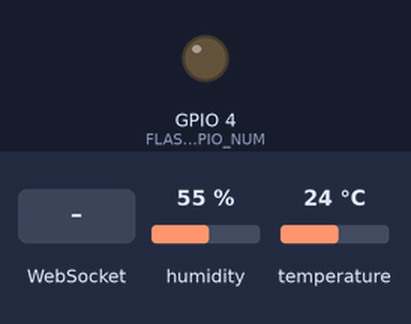
This sketch was run on a simulated ESP32. Shown: output pins drawn as LEDs (lit = HIGH). The inputs (shaded band) are chosen by the test bench; at power-on: humidity 55 %, temperature 24 °C. WiFi joins after 1.5 s; servers stay silent unless stated; the camera gives no picture; what the sketch prints to the serial monitor is not drawn.

Above: at 3.0 s.
3.1 s: WebSocket text "flash_on" received
At 3.5 s:
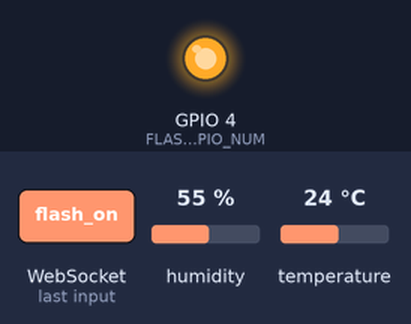
6.1 s: WebSocket text "flash_off" received
At 6.9 s:
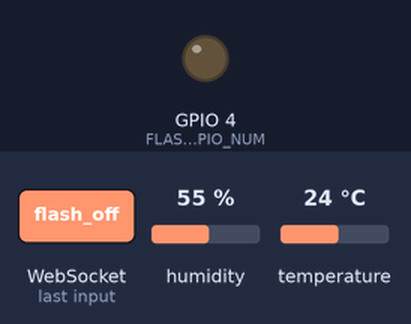
Timing chart, 0 to 9.1 s (numbered marks = the images above; inputs shaded):
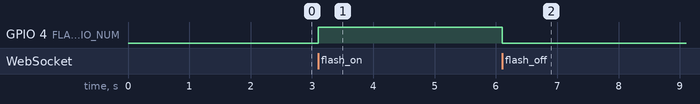

Measured:
- after the input at 3.1 s, GPIO 4 (FLASH_GPIO_NUM): LOW → HIGH at once
- after the input at 6.1 s, GPIO 4 (FLASH_GPIO_NUM): HIGH → LOW at once

The sketch:

firmware.ino
```cpp
/*
  ESP32-CAM (AI-Thinker) + DHT11 -> Cloud Relay Backend
  ------------------------------------------------------
  What this does:
  - Connects to your WiFi
  - Opens an OUTBOUND WebSocket connection to your backend server
    (this is the trick that avoids port-forwarding / DDNS / CGNAT problems:
     the ESP32 calls OUT to your server, the server never has to call in)
  - Streams low-res JPEG frames continuously for the "live view"
  - Reads DHT11 temperature/humidity every 2s and sends it as JSON
  - When the server sends the text command "capture", takes ONE high-res
    photo and sends it tagged so the backend saves it permanently

  Libraries needed (install via Arduino Library Manager):
  - "WebSockets" by Markus Sattler (links2004/arduinoWebSockets)
  - "DHT sensor library" by Adafruit  (+ its dependency "Adafruit Unified Sensor")

  Board: AI Thinker ESP32-CAM
  Wiring for DHT11 (camera uses almost every other pin, so we're limited):
    DHT11 VCC  -> 3.3V
    DHT11 GND  -> GND
    DHT11 DATA -> GPIO 13   (add a 10K resistor between DATA and VCC if your
                              DHT11 module doesn't already have one on board)
  Do NOT use GPIO 0, 4, 12, 14, 15, 16 for anything else — they're used by
  the camera / flash LED / boot strapping.
*/

#include "esp_camera.h"
#include <WiFi.h>
#include <WebSocketsClient.h>
#include <DHT.h>

// ------------- EDIT THESE -------------
const char* WIFI_SSID     = "YOUR_WIFI_NAME";
const char* WIFI_PASSWORD = "YOUR_WIFI_PASSWORD";

const char* WS_HOST = "your-backend-domain.example.com";  // no https://, just the host
const int   WS_PORT = 443;          // 443 if backend uses TLS (recommended), 80 if plain http for local testing
const char* WS_PATH = "/device";
const bool  WS_USE_TLS = true;      // set false only for local testing over plain ws://

// This must match DEVICE_SECRET in the backend's .env file.
// It's how the server knows this is really your camera and not a random connection.
const char* DEVICE_SECRET = "change-this-to-a-long-random-string";
// ---------------------------------------

#define DHTPIN 13
#define DHTTYPE DHT11
DHT dht(DHTPIN, DHTTYPE);

#define FLASH_GPIO_NUM 4  // onboard flash LED, free on AI-Thinker boards

WebSocketsClient webSocket;

// AI-Thinker ESP32-CAM pin map
#define PWDN_GPIO_NUM     32
#define RESET_GPIO_NUM    -1
#define XCLK_GPIO_NUM      0
#define SIOD_GPIO_NUM     26
#define SIOC_GPIO_NUM     27
#define Y9_GPIO_NUM       35
#define Y8_GPIO_NUM       34
#define Y7_GPIO_NUM       39
#define Y6_GPIO_NUM       36
#define Y5_GPIO_NUM       21
#define Y4_GPIO_NUM       19
#define Y3_GPIO_NUM       18
#define Y2_GPIO_NUM        5
#define VSYNC_GPIO_NUM    25
#define HREF_GPIO_NUM     23
#define PCLK_GPIO_NUM     22

bool wsConnected = false;
bool captureRequested = false;
unsigned long lastFrameSent = 0;
unsigned long lastDhtRead = 0;
const unsigned long FRAME_INTERVAL_MS = 150; // ~6-7 fps live view, gentle on ESP32 + bandwidth
const unsigned long DHT_INTERVAL_MS = 2000;  // DHT11 can't be read faster than ~1-2s

// Frame type markers we prefix onto binary websocket messages so the
// backend knows whether this is a "live view" frame or a "saved capture".
const uint8_t FRAME_TYPE_LIVE    = 0x01;
const uint8_t FRAME_TYPE_CAPTURE = 0x02;

void initCamera(framesize_t size, int quality) {
  camera_config_t config;
  config.ledc_channel = LEDC_CHANNEL_0;
  config.ledc_timer = LEDC_TIMER_0;
  config.pin_d0 = Y2_GPIO_NUM;
  config.pin_d1 = Y3_GPIO_NUM;
  config.pin_d2 = Y4_GPIO_NUM;
  config.pin_d3 = Y5_GPIO_NUM;
  config.pin_d4 = Y6_GPIO_NUM;
  config.pin_d5 = Y7_GPIO_NUM;
  config.pin_d6 = Y8_GPIO_NUM;
  config.pin_d7 = Y9_GPIO_NUM;
  config.pin_xclk = XCLK_GPIO_NUM;
  config.pin_pclk = PCLK_GPIO_NUM;
  config.pin_vsync = VSYNC_GPIO_NUM;
  config.pin_href = HREF_GPIO_NUM;
  config.pin_sscb_sda = SIOD_GPIO_NUM;
  config.pin_sscb_scl = SIOC_GPIO_NUM;
  config.pin_pwdn = PWDN_GPIO_NUM;
  config.pin_reset = RESET_GPIO_NUM;
  config.xclk_freq_hz = 20000000;
  config.pixel_format = PIXFORMAT_JPEG;
  config.frame_size = size;
  config.jpeg_quality = quality;
  config.fb_count = psramFound() ? 2 : 1;
  config.fb_location = psramFound() ? CAMERA_FB_IN_PSRAM : CAMERA_FB_IN_DRAM;

  esp_err_t err = esp_camera_init(&config);
  if (err != ESP_OK) {
    Serial.printf("Camera init failed with error 0x%x\n", err);
    delay(2000);
    ESP.restart();
  }
}

void sendSensorReading() {
  float h = dht.readHumidity();
  float t = dht.readTemperature();
  if (isnan(h) || isnan(t)) {
    Serial.println("DHT11 read FAILED (got NaN) - check wiring on GPIO 13");
    return;
  }
  Serial.printf("DHT11 OK: %.1fC, %.1f%%\n", t, h);

  String json = "{\"type\":\"sensor\",\"tempC\":" + String(t, 1) +
                ",\"humidity\":" + String(h, 1) + "}";
  webSocket.sendTXT(json);
}

framesize_t currentSize = FRAMESIZE_QVGA;

void sendFrame(uint8_t frameType, framesize_t size, int quality) {
  if (size != currentSize) {
    // set_framesize() alone doesn't resize the underlying DMA buffers
    // correctly on a lot of AI-Thinker boards, which is what causes
    // "cam_hal: FB-OVF". A full deinit + reinit allocates fresh, correctly
    // sized buffers for the new resolution.
    esp_camera_deinit();
    initCamera(size, quality);
    currentSize = size;
    delay(100); // let the sensor settle (exposure/white balance) before grabbing
  }

  camera_fb_t *fb = esp_camera_fb_get();
  if (!fb) {
    Serial.println("Camera capture failed");
    return;
  }

  // Prefix a single type byte so the backend can tell live frames from
  // an on-demand capture without parsing JSON for every binary message.
  uint8_t *out = (uint8_t *)malloc(fb->len + 1);
  out[0] = frameType;
  memcpy(out + 1, fb->buf, fb->len);
  webSocket.sendBIN(out, fb->len + 1);
  free(out);
  esp_camera_fb_return(fb);
}

void webSocketEvent(WStype_t type, uint8_t *payload, size_t length) {
  switch (type) {
    case WStype_CONNECTED: {
      wsConnected = true;
      Serial.println("WebSocket connected, authenticating...");
      String auth = "{\"type\":\"auth\",\"secret\":\"" + String(DEVICE_SECRET) + "\"}";
      webSocket.sendTXT(auth);
      break;
    }
    case WStype_DISCONNECTED:
      wsConnected = false;
      Serial.println("WebSocket disconnected");
      break;
    case WStype_TEXT: {
      String msg = String((char *)payload).substring(0, length);
      Serial.print("Received text command: ");
      Serial.println(msg);
      if (msg == "capture") {
        captureRequested = true;
      } else if (msg == "flash_on") {
        digitalWrite(FLASH_GPIO_NUM, HIGH);
      } else if (msg == "flash_off") {
        digitalWrite(FLASH_GPIO_NUM, LOW);
      }
      break;
    }
    default:
      break;
  }
}

void setup() {
  Serial.begin(115200);
  dht.begin();

  pinMode(FLASH_GPIO_NUM, OUTPUT);
  digitalWrite(FLASH_GPIO_NUM, LOW); // start off

  // Live view runs small/fast; we bump resolution only for a real capture.
  initCamera(FRAMESIZE_QVGA, 12);

  WiFi.mode(WIFI_STA);
  WiFi.begin(WIFI_SSID, WIFI_PASSWORD);
  Serial.print("Connecting to WiFi");
  while (WiFi.status() != WL_CONNECTED) {
    delay(300);
    Serial.print(".");
  }
  Serial.println();
  Serial.print("Connected, IP: ");
  Serial.println(WiFi.localIP());

  if (WS_USE_TLS) {
    webSocket.beginSSL(WS_HOST, WS_PORT, WS_PATH);
  } else {
    webSocket.begin(WS_HOST, WS_PORT, WS_PATH);
  }
  webSocket.onEvent(webSocketEvent);
  webSocket.setReconnectInterval(3000);
}

void loop() {
  webSocket.loop();
  if (!wsConnected) return;

  unsigned long now = millis();

  if (captureRequested) {
    captureRequested = false;
    Serial.println("Taking high-res capture...");
    sendFrame(FRAME_TYPE_CAPTURE, FRAMESIZE_UXGA, 10);
    // Camera sensor stays in whatever mode we last set; next live frame
    // call below will reset it back to QVGA for streaming.
  }

  if (now - lastFrameSent > FRAME_INTERVAL_MS) {
    lastFrameSent = now;
    sendFrame(FRAME_TYPE_LIVE, FRAMESIZE_QVGA, 12);
  }

  if (now - lastDhtRead > DHT_INTERVAL_MS) {
    lastDhtRead = now;
    sendSensorReading();
  }
}
```
